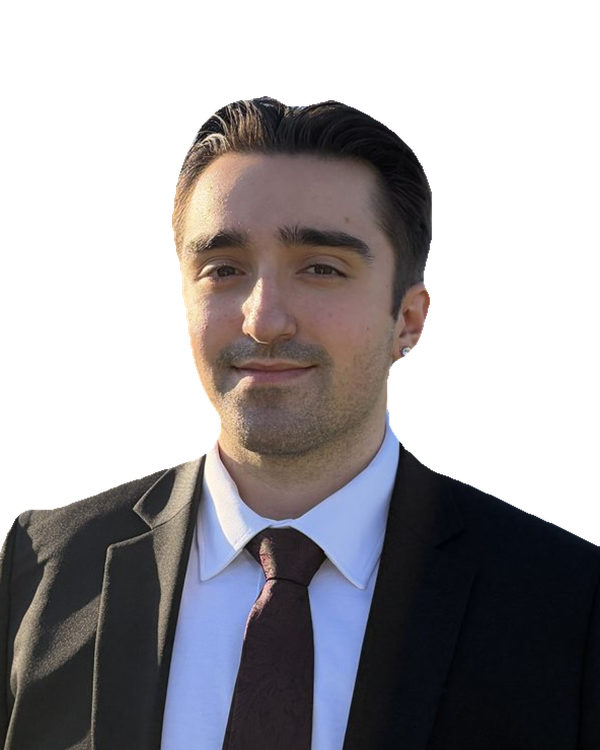
#> input picture scripts/ascii/portrait.png, 1200 x 1500 px (shown at 1/2 size)
$ python cutout3.py --src portrait.png
#> lines starting #> are read from the running program, lines starting #| are printed output that depends on the picture
#!/usr/bin/env python
"""EXIF-correct load -> rembg cutout -> matte cleanup -> 4:5 head+shoulders crop.

Source defaults to public/about/lucas.jpg (the suit photo). Outputs
portrait.png (4:5 crop, 1200x1500 RGBA) next to this script -- that file is
committed and is the source of truth for gazi_ascii.py. Intermediates
(cutout_full.png, portrait_on_{light,dark}.png) go to --outdir, which is
gitignored.
"""
import argparse
import os

import numpy as np
from PIL import Image, ImageOps, ImageFilter

HERE = os.path.dirname(os.path.abspath(__file__))
DEFAULT_SRC = os.path.normpath(
    os.path.join(HERE, "..", "..", "public", "about", "lucas.jpg"))


# [42 lines left out: function clean_alpha, not called in this run]


def main():
    ap = argparse.ArgumentParser()
    ap.add_argument("--src", default=DEFAULT_SRC)
    ap.add_argument("--out", default=os.path.join(HERE, "portrait.png"))
    ap.add_argument("--outdir", default=os.path.join(HERE, "out"))
    ap.add_argument("--model", default="u2net_human_seg")
    ap.add_argument("--erode", type=int, default=6,
                    help="px to choke the matte by, undoing the outward "
                         "pull of the mask blur (0 disables)")
    ap.add_argument("--headroom", type=float, default=0.12,
                    help="empty space kept above the hair, as a fraction of "
                         "the face height. 0.26 was Gazi's framing; the v3 "
                         "hero box is cut to the canvas, so that much air "
                         "reads as a dead strip at the top of the frame.")
    ap.add_argument("--min-px", type=int, default=200,
                    help="report alpha components smaller than this")
    a = ap.parse_args()
    os.makedirs(a.outdir, exist_ok=True)

    raw = Image.open(a.src)
#> raw is the input picture: PIL image 1200x1500 RGBA; mean R, G, B, A 42.4, 39.9, 42.7, 134.5
    print("src", a.src)
    print("raw size", raw.size, "exif orientation", raw.getexif().get(274))
#| raw size (1200, 1500) exif orientation None
    img = ImageOps.exif_transpose(raw).convert("RGB")
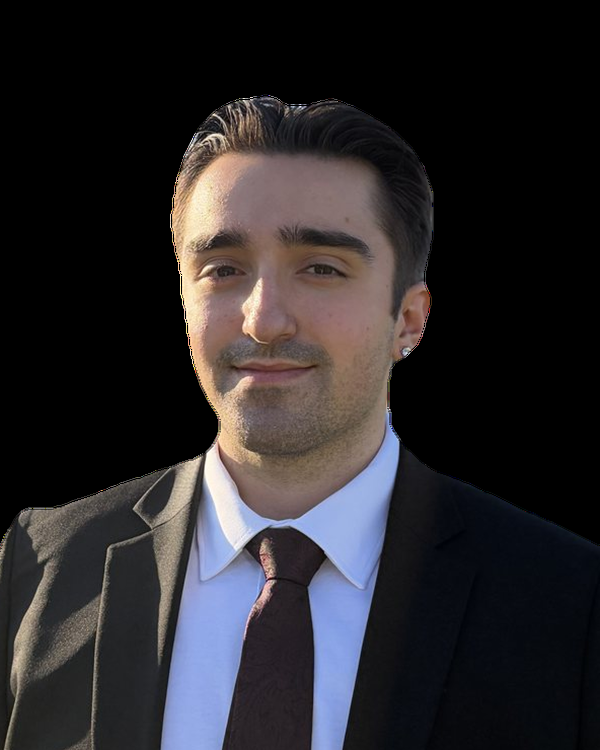
#> img: PIL image 1200x1500 RGB (shown at 1/2 size); mean R, G, B 42.4, 39.9, 42.7
    print("upright size", img.size)
#| upright size (1200, 1500)

    from rembg import remove, new_session
    sess = new_session(a.model)
    small = img.resize((img.width // 2, img.height // 2), Image.LANCZOS)
    cut_s = remove(small, session=sess, post_process_mask=True).convert("RGBA")
    mask = Image.fromarray(np.asarray(cut_s)[:, :, 3]).resize(img.size, Image.LANCZOS)
    mask = mask.filter(ImageFilter.GaussianBlur(2))
    cut = img.convert("RGBA")
    arr = np.asarray(cut).copy()
    arr[:, :, 3] = clean_alpha(np.asarray(mask), erode=a.erode,
                               min_px=a.min_px)
    cut = Image.fromarray(arr)
    cut.save(os.path.join(a.outdir, "cutout_full.png"))

    alpha = np.asarray(cut)[:, :, 3]
    W, H = cut.size
    m = alpha > 100
    rows = np.where(m.sum(axis=1) > 8)[0]
    cols = np.where(m.sum(axis=0) > 8)[0]
    top, bot = int(rows.min()), int(rows.max())
    print("subject rows", top, bot, "cols", int(cols.min()), int(cols.max()))

    # ---- skin-tone face anchor ----
    rgb = np.asarray(img).astype(np.float32)
    R, G, B = rgb[..., 0], rgb[..., 1], rgb[..., 2]
    Y = 0.299 * R + 0.587 * G + 0.114 * B
    Cb = 128 - 0.168736 * R - 0.331264 * G + 0.5 * B
    Cr = 128 + 0.5 * R - 0.418688 * G - 0.081312 * B
    skin = m & (Cb > 77) & (Cb < 130) & (Cr > 135) & (Cr < 180) & (Y > 60)
    band = np.zeros_like(skin)
    band[top:top + int((bot - top) * 0.55)] = True
    skin = skin & band
    from scipy import ndimage
    skin = ndimage.binary_opening(skin, np.ones((9, 9)))
    lab, n = ndimage.label(skin)
    sizes = ndimage.sum(skin, lab, range(1, n + 1))
    k = int(np.argmax(sizes)) + 1
    ys, xs = np.where(lab == k)
    fx0, fx1, fy0, fy1 = xs.min(), xs.max(), ys.min(), ys.max()
    fcx = (fx0 + fx1) // 2
    face_h = fy1 - fy0
    print(f"face bbox x[{fx0},{fx1}] y[{fy0},{fy1}] cx={fcx} h={face_h}")

    # ---- 4:5 crop: head + shoulders, a little headroom ----
    colband = m[:, max(0, fcx - face_h // 2): fcx + face_h // 2]
    hair_top = int(np.where(colband.sum(axis=1) > 5)[0].min())
    headroom = int(face_h * a.headroom)
    y0 = max(0, hair_top - headroom)
    ch = int(face_h * 2.00)   # head + shoulders; tuned against Gazi coverage
    y1 = min(H, y0 + ch)
    ch = y1 - y0
    cw = int(round(ch * 0.8))          # 4:5
    if cw > W:                          # never overflow the frame into transparency
        cw = W
        ch = int(round(cw / 0.8))
        y1 = min(H, y0 + ch)
        y0 = max(0, y1 - ch)
        ch = y1 - y0
        cw = int(round(ch * 0.8))
    x0 = fcx - cw // 2
    x0 = max(0, min(x0, W - cw))
    x1 = x0 + cw
    box = (x0, y0, x1, y1)
    print("crop box", box, "->", (x1 - x0, y1 - y0), "ratio", (x1 - x0) / (y1 - y0))
    c = cut.crop(box)
    c = c.resize((1200, 1500), Image.LANCZOS)
    c.save(a.out)
    for name, bg in (("light", (247, 249, 248)), ("dark", (26, 27, 38))):
        p = Image.new("RGB", c.size, bg)
        p.paste(c, (0, 0), c)
        p.save(os.path.join(a.outdir, f"portrait_on_{name}.png"))
    print("wrote", a.out, c.size)


if __name__ == "__main__":
    main()
#> (the call stopped at in main, `sess = new_session(a.model)`: rembg is not available in this run)
